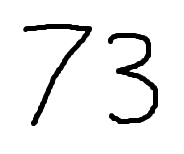
#> input picture Tugas 10/73.png, 184 x 154 px
$ jupyter execute --allow-errors 'OCR_MNIST(1).ipynb'
#> lines starting #> are read from the running program, lines starting #| are printed output that depends on the picture; after the words box and inside, x2 and y2 are one past the last pixel; in counts of white or black regions, pixels touching at a corner belong together
#> further down, image is the input picture: shape (154, 184, 3); min 0, max 255, mean 237.2
# Tools for getting the ROI

[cell 1]
import numpy as np
import cv2
import matplotlib.pyplot as plt
from skimage.feature import hog

from skimage import measure
from skimage import morphology

[cell 2]
def get_rect(image,k = 0):

#> called with k = 0
    imgray = cv2.cvtColor(image, cv2.COLOR_BGR2GRAY)
    (thresh, im_bw) = cv2.threshold(imgray, 90, 255, cv2.THRESH_BINARY | cv2.THRESH_OTSU)
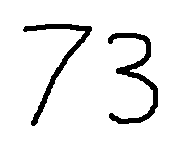
#> im_bw: shape (154, 184); 92.9% white; 2 black regions, box (x1, y1, x2, y2) and area: (108, 33, 158, 124) 1073, (23, 24, 92, 126) 932
#> thresh = 120
    #im_bw= cv2.adaptiveThreshold(imgray, 255, cv2.ADAPTIVE_THRESH_GAUSSIAN_C,cv2.THRESH_BINARY, 11, 2)
    im_bw = np.array(255-im_bw, dtype=bool)
    cleaned = morphology.remove_small_objects(im_bw, min_size=20, connectivity=2)
    cleaned = np.array(cleaned, dtype=int)
    cleaned = 255+cleaned
    label, n = measure.label(cleaned, background=255, return_num=True, connectivity=2)
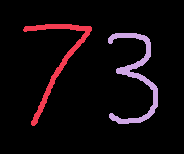
#> label: shape (154, 184) int64; 3 distinct labels, from 0 to 2; one colour per label, 0 black
#> n = 2
    print("number of numbers on image : ",n)
#| number of numbers on image :  2
    x = []
    y = []
    numbers = []
    ph=[]
    rect=[]
    for i in range(1, n + 1):
        for r in range(label.shape[0]):
            for c in range(label.shape[1]):
                if label[r, c] == i:
                    x.append(r)
                    y.append(c)

        digit = im_bw[min(x): max(x), min(y): max(y)]

        rect.append([(min(y), min(x)), (max(y) - min(y)), (max(x) - min(x))])
        padd_y = 0
        padding = np.zeros([digit.shape[0]+padd_y, digit.shape[1] + k], dtype='float64')
        padding[padd_y//2:padding.shape[0]-padd_y//2, k//2:padding.shape[1] - k//2] = digit
        ph.append(padding)

        re_digit= cv2.resize(np.array(padding,dtype='float64'), (28, 28), interpolation=cv2.INTER_AREA)
        re_digit = cv2.dilate(re_digit, (3, 3))
        # Calculate the HOG features
        roi_hog_fd = hog(re_digit, orientations=9, pixels_per_cell=(14, 14), cells_per_block=(1, 1), visualize=False)

        numbers.append( np.array([roi_hog_fd], 'float64'))
        x = []
        y = []
#> this loop made 2 passes
#> pass 1, in get_rect, `digit = im_bw[min(x): max(x), min(y): max(y)]`:
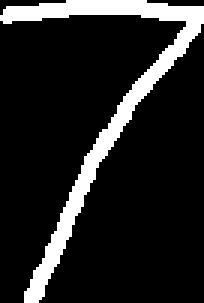
#> digit: shape (101, 68) bool (shown 3 times larger); 13.5% white; 1 white region, box (x1, y1, x2, y2) and area: (0, 0, 68, 101) 925
#> pass 1, in get_rect, `re_digit= cv2.resize(np.array(padding,dtype='float64'), (28, 28), inte..`:
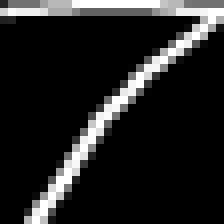
#> re_digit: shape (28, 28) float64 (shown 8 times larger); min 0, max 1, mean 0.135
#> pass 1, in get_rect, `re_digit = cv2.dilate(re_digit, (3, 3))`:
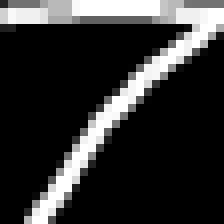
#> re_digit: shape (28, 28) float64 (shown 8 times larger); min 0, max 1, mean 0.192
#> pass 2, in get_rect, `digit = im_bw[min(x): max(x), min(y): max(y)]`:
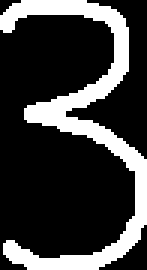
#> digit: shape (90, 49) bool (shown 3 times larger); 23.7% white; 1 white region, box (x1, y1, x2, y2) and area: (0, 0, 49, 90) 1043
#> after the loop:
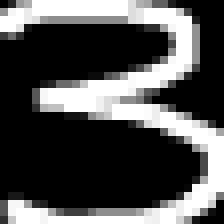
#> re_digit: shape (28, 28) float64 (shown 8 times larger); min 0, max 1, mean 0.318
#> after the loop, numbers = 2 items; ph = 2 items; rect = [[(23, 24), 68, 101], [(108, 33), 49, 90]]

    return rect

Testing

[cell 3]
image_path =  "73.png"
image = cv2.imread(image_path)
rect = get_rect(image)
#> rect = [[(23, 24), 68, 101], [(108, 33), 49, 90]]

[cell 4]
rect
#> Out = [[(23, 24), 68, 101], [(108, 33), 49, 90]]

[cell 5]
img_copy = image.copy()
for (x,y), w,h in rect:
  cv2.rectangle(img_copy,(x,y),(x+w,y+h), (255,0,0), 1)
#> this loop made 2 passes
#> (x, y, w, h) on passes 1 to 2: (23, 24, 68, 101), (108, 33, 49, 90)
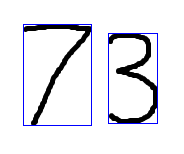
#> img_copy: shape (154, 184, 3); 2.17% of pixels changed, all inside (x1, y1, x2, y2) = (23, 24, 158, 126)

plt.imshow(img_copy)

# MNIST Dataset

[cell 6]
from keras.datasets import mnist
from keras.utils.np_utils import to_categorical

# Load dataset
#> (the rest of this cell did not finish here and is left out)

## Training model

[cell 7]
from keras.models import Sequential
from keras.layers import Dense, Conv2D, MaxPool2D, Flatten

#> (a cell that did not finish here is left out)

#> (a cell that did not finish here is left out)

#> (a cell that did not finish here is left out)

#> (a cell that did not finish here is left out)

#> (a cell that did not finish here is left out)

#> (a cell that did not finish here is left out)

#> (a cell that did not finish here is left out)

#> (a cell that did not finish here is left out)

# OCR

[cell 16]
# Load data
data_image = 'digit.jpg'
image = cv2.imread(data_image)

# Get get_rect
#> (the rest of this cell did not finish here and is left out)


# Detect number

#> (a cell that did not finish here is left out)

[cell 18]
def detect_number(rect, image):
  # Setiap rectangle yang ada, kita lakukan model.predict()

  # Get the ROI
  rois = []
  for (x,y),w,h in rect:
    padding = 10
    roi = image[y-padding:y+h+padding, x-padding:x+w+padding]
    roi = cv2.cvtColor(roi, cv2.COLOR_BGR2GRAY)
    roi = cv2.resize(roi, (28,28))
    # roi = roi/ 255
    roi = np.reshape(roi, (28,28,1))
    print(roi.shape)
    rois.append(roi)
#> this loop made 1 pass
#> (x, y, w, h, padding) on pass 1: (23, 24, 68, 101, 10)
#> after the loop, rois = []
    # plt.imshow(roi)
    # model.predict(roi)
  return rois
#> (the rest of this cell did not finish here and is left out)
